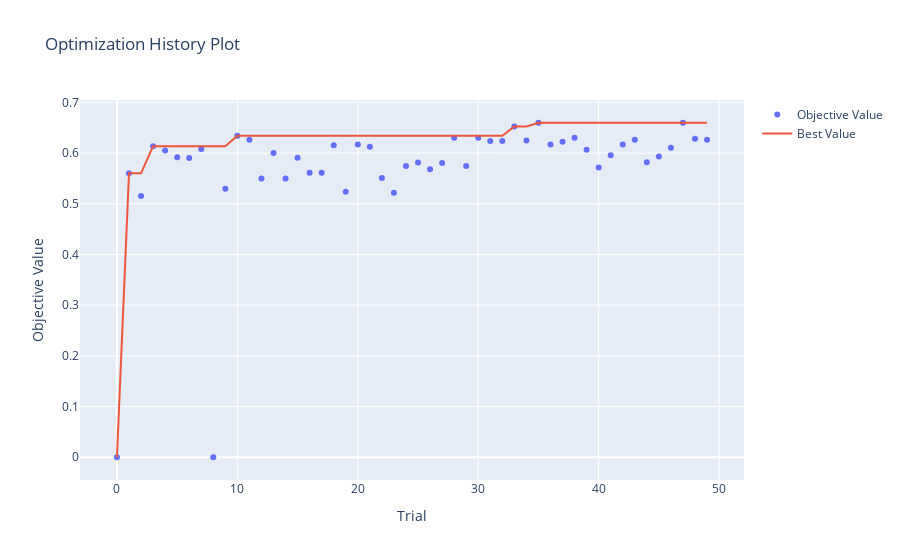
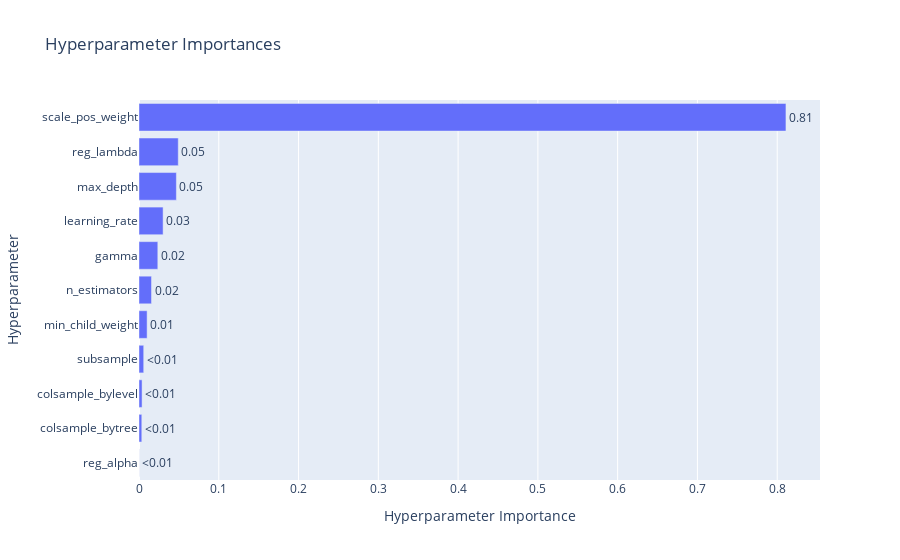
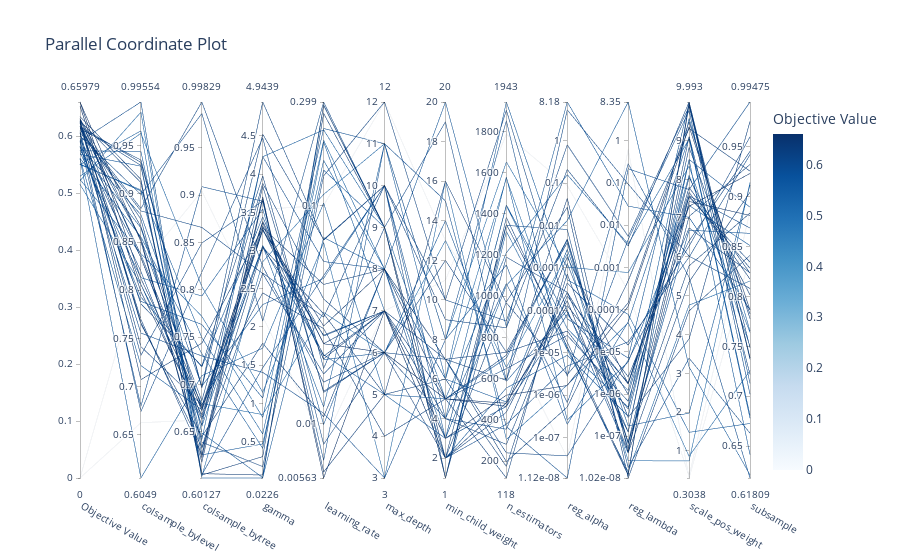

Notebook code for these charts, in order:
### Markdown cell above
**VISUALIZE**

### Code cell
from optuna.visualization import plot_optimization_history, plot_param_importances, plot_parallel_coordinate
import matplotlib.pyplot as plt



# 1. Optimierungsverlauf
print("Optimization History...")
fig1 = plot_optimization_history(study)
fig1.show()

# 2. Parameter Importance
print("Important Parameter...")
fig2 = plot_param_importances(study)
fig2.show()

# 3. Parallel Coordinate Plot
print("Parallel Coordinate Plot...")
fig3 = plot_parallel_coordinate(study)
fig3.show()
